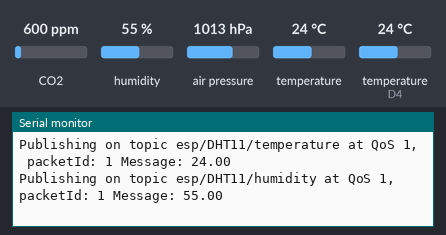
A sketch run on a simulated ESP8266 (NodeMCU). Parts: the last lines printed to the serial monitor. The inputs (shaded band) are chosen by the test bench; at power-on: CO2 600 ppm, humidity 55 %, air pressure 1013 hPa, temperature (sensor on D4) 24 °C, temperature 24 °C. WiFi joins after 1.5 s; servers stay silent unless stated; no MQTT or app messages arrive unless stated.

Above: at 11.5 s.
11.6 s: CO2 set to 452 ppm
19.3 s: humidity set to 22 %
At 21.3 s:
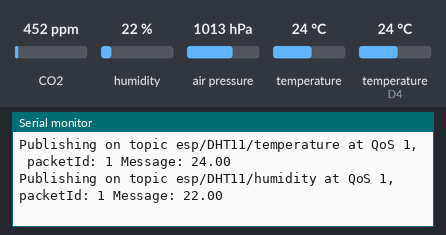
27.0 s: air pressure set to 952 hPa
34.7 s: temperature (sensor on D4) set to 12 °C
At 41.3 s:
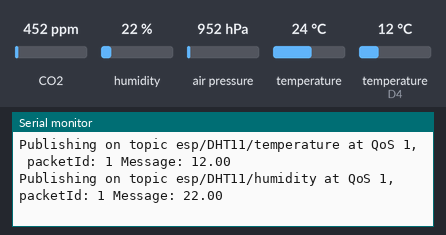
42.4 s: temperature (sensor 0) set to 12 °C
50.1 s: humidity set to 40 %
At 51.3 s:
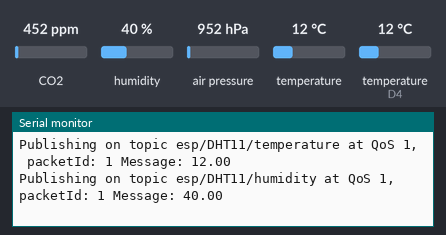
Timing chart, 0 to 53.1 s (numbered marks = the images above; inputs shaded):
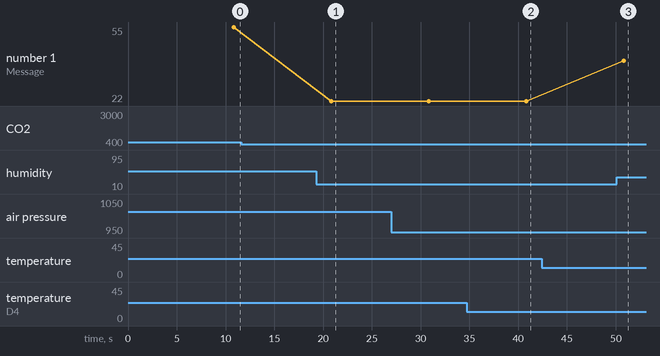

The sketch:

mqqtt1.ino
```cpp
/*OpenHAB MQTT device*/

//connection libraries
#include <ESP8266WiFi.h>
#include <Ticker.h>
#include <AsyncMqttClient.h>
//device libraries
#include <Adafruit_BMP280.h>
#include <OneWire.h>
#include <DallasTemperature.h>
#include <MQ135.h>
#include <DHT.h>

//WIFI Credentials
#define WIFI_SSID "TP-LINK_FD22"
#define WIFI_PASSWORD "10791325"

// Mosquitto MQTT Broker connection
#define MQTT_HOST IPAddress(192, 168, 0, 110)
// For a cloud MQTT broker
//#define MQTT_HOST "example.com"
#define MQTT_PORT 1883

//device's pins
#define BMP280_I2C_ADDRESS  0x76
#define ONE_WIRE_BUS D3
#define MQ135_WIRE_BUS A0
#define DHT_PIN D4
#define DHT_TYPE DHT11

// MQTT Topics
#define MQTT_PUB_TEMP "esp/bmp/temperature"
#define MQTT_PUB_PRESS "esp/bmp/pressure"
#define MQTT_PUB_DALLASTEMP "esp/DS18B20/tempereture"
#define MQTT_PUB_MQ135 "esp/mq135/CO2ppm"
#define MQTT_PUB_DHT_TEMP "esp/DHT11/temperature"
#define MQTT_PUB_DHT_HUM "esp/DHT11/humidity"

// device initialize

Adafruit_BMP280  bmp280;
OneWire oneWire(ONE_WIRE_BUS);
DallasTemperature sensors(&oneWire);
MQ135 gasSensor(MQ135_WIRE_BUS);
DHT dht(DHT_PIN, DHT_TYPE);

// Variables to hold sensor readings
DeviceAddress Thermometer;

float temp;
float pressure;
float dallasTemp;
float co2ppm;
float dhtTemp;
float dhtHum;

AsyncMqttClient mqttClient;
Ticker mqttReconnectTimer;

WiFiEventHandler wifiConnectHandler;
WiFiEventHandler wifiDisconnectHandler;
Ticker wifiReconnectTimer;

unsigned long previousMillis = 0;   // Stores last time message was published
const long interval = 10000;        // Interval at which to publish sensor readings

void connectToWifi() {
  Serial.println("Connecting to Wi-Fi...");
  WiFi.begin(WIFI_SSID, WIFI_PASSWORD);
}

void onWifiConnect(const WiFiEventStationModeGotIP& event) {
  Serial.println("Connected to Wi-Fi.");
  connectToMqtt();
}

void onWifiDisconnect(const WiFiEventStationModeDisconnected& event) {
  Serial.println("Disconnected from Wi-Fi.");
  mqttReconnectTimer.detach(); // ensure we don't reconnect to MQTT while reconnecting to Wi-Fi
  wifiReconnectTimer.once(2, connectToWifi);
}

void connectToMqtt() {
  Serial.println("Connecting to MQTT...");
  mqttClient.connect();
}

void onMqttConnect(bool sessionPresent) {
  Serial.println("Connected to MQTT.");
  Serial.print("Session present: ");
  Serial.println(sessionPresent);
}

void onMqttDisconnect(AsyncMqttClientDisconnectReason reason) {
  Serial.println("Disconnected from MQTT.");

  if (WiFi.isConnected()) {
    mqttReconnectTimer.once(2, connectToMqtt);
  }
}

/*void onMqttSubscribe(uint16_t packetId, uint8_t qos) {
  Serial.println("Subscribe acknowledged.");
  Serial.print("  packetId: ");
  Serial.println(packetId);
  Serial.print("  qos: ");
  Serial.println(qos);
  }

  void onMqttUnsubscribe(uint16_t packetId) {
  Serial.println("Unsubscribe acknowledged.");
  Serial.print("  packetId: ");
  Serial.println(packetId);
  }*/

void onMqttPublish(uint16_t packetId) {
  Serial.print("Publish acknowledged.");
  Serial.print("  packetId: ");
  Serial.println(packetId);
}

void setup() {

  Serial.begin(115200);
  Serial.println();

  bmp280.begin(BMP280_I2C_ADDRESS);
  sensors.begin();
  dht.begin();

  wifiConnectHandler = WiFi.onStationModeGotIP(onWifiConnect);
  wifiDisconnectHandler = WiFi.onStationModeDisconnected(onWifiDisconnect);

  mqttClient.onConnect(onMqttConnect);
  mqttClient.onDisconnect(onMqttDisconnect);
  //mqttClient.onSubscribe(onMqttSubscribe);
  //mqttClient.onUnsubscribe(onMqttUnsubscribe);
  mqttClient.onPublish(onMqttPublish);
  mqttClient.setServer(MQTT_HOST, MQTT_PORT);
  // If your broker requires authentication (username and password), set them below
  //mqttClient.setCredentials("mqttuser", "1qaz!QAZ");

  connectToWifi();
}

void loop() {

  unsigned long currentMillis = millis();
  // Every X number of seconds (interval = 10 seconds)
  // it publishes a new MQTT message
  if (currentMillis - previousMillis >= interval) {
    // Save the last time a new reading was published
    previousMillis = currentMillis;

    // reading from sensors
    temp     = bmp280.readTemperature();   // get temperature
    pressure = bmp280.readPressure() / 100.0F;      // get pressure
    sensors.requestTemperatures();
    dallasTemp = sensors.getTempCByIndex(0);
    co2ppm = gasSensor.getPPM();
    dhtTemp = dht.readTemperature();
    dhtHum = dht.readHumidity();

    // Publish an MQTT message on topic
    uint16_t packetIdPub1 = mqttClient.publish(MQTT_PUB_TEMP, 1, true, String(temp).c_str());
    Serial.printf("Publishing on topic %s at QoS 1, packetId: %i ", MQTT_PUB_TEMP, packetIdPub1);
    Serial.printf("Message: %.2f \n", temp);

    uint16_t packetIdPub2 = mqttClient.publish(MQTT_PUB_PRESS, 1, true, String(pressure).c_str());
    Serial.printf("Publishing on topic %s at QoS 1, packetId %i: ", MQTT_PUB_PRESS, packetIdPub2);
    Serial.printf("Message: %.2f \n", pressure);

    uint16_t packetIdPub3 = mqttClient.publish(MQTT_PUB_DALLASTEMP, 1, true, String(dallasTemp).c_str());
    Serial.printf("Publishing on topic %s at QoS 1, packetId: %i ", MQTT_PUB_DALLASTEMP, packetIdPub3);
    Serial.printf("Message: %.2f \n", dallasTemp);

    uint16_t packetIdPub4 = mqttClient.publish(MQTT_PUB_MQ135, 1, true, String(co2ppm).c_str());
    Serial.printf("Publishing on topic %s at QoS 1, packetId: %i ", MQTT_PUB_MQ135, packetIdPub4);
    Serial.printf("Message: %.2f \n", co2ppm);

    uint16_t packetIdPub5 = mqttClient.publish(MQTT_PUB_DHT_TEMP, 1, true, String(dhtTemp).c_str());
    Serial.printf("Publishing on topic %s at QoS 1, packetId: %i ", MQTT_PUB_DHT_TEMP, packetIdPub5);
    Serial.printf("Message: %.2f \n", dhtTemp);

    uint16_t packetIdPub6 = mqttClient.publish(MQTT_PUB_DHT_HUM, 1, true, String(dhtHum).c_str());
    Serial.printf("Publishing on topic %s at QoS 1, packetId: %i ", MQTT_PUB_DHT_HUM, packetIdPub6);
    Serial.printf("Message: %.2f \n", dhtHum);
  }
}
```

Measured:
- after the input at 19.3 s, the serial monitor: prints a new line after 1.5 s (image 1)
- after the input at 34.7 s, the serial monitor: prints a new line after 6.1 s (image 2)
- after the input at 50.1 s, the serial monitor: prints a new line after 0.72 s (image 3)
- plotted number 1: 55 → 22 after the input at 19.3 s, 22 → 40 after the input at 50.1 s
